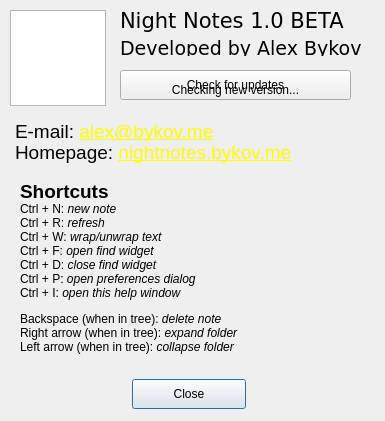
<?xml version="1.0" encoding="UTF-8"?>
<ui version="4.0">
 <class>NightAbout</class>
 <widget class="QDialog" name="NightAbout">
  <property name="geometry">
   <rect>
    <x>0</x>
    <y>0</y>
    <width>385</width>
    <height>421</height>
   </rect>
  </property>
  <property name="windowTitle">
   <string>Night Notes</string>
  </property>
  <property name="windowIcon">
   <iconset resource="NightNoteRes.qrc">
    <normaloff>:/images/icon256.png</normaloff>:/images/icon256.png</iconset>
  </property>
  <widget class="QLabel" name="labelProgramVersion">
   <property name="geometry">
    <rect>
     <x>120</x>
     <y>0</y>
     <width>261</width>
     <height>41</height>
    </rect>
   </property>
   <property name="font">
    <font>
     <family>Verdana</family>
     <pointsize>16</pointsize>
     <weight>50</weight>
     <bold>false</bold>
     <stylestrategy>PreferAntialias</stylestrategy>
    </font>
   </property>
   <property name="text">
    <string>Night Notes 1.0 BETA</string>
   </property>
  </widget>
  <widget class="QLabel" name="labelDevelopedBy">
   <property name="geometry">
    <rect>
     <x>120</x>
     <y>40</y>
     <width>251</width>
     <height>16</height>
    </rect>
   </property>
   <property name="font">
    <font>
     <family>Verdana</family>
     <pointsize>14</pointsize>
     <stylestrategy>PreferAntialias</stylestrategy>
    </font>
   </property>
   <property name="text">
    <string>Developed by Alex Bykov</string>
   </property>
  </widget>
  <widget class="QLabel" name="labelMail">
   <property name="geometry">
    <rect>
     <x>15</x>
     <y>120</y>
     <width>361</width>
     <height>21</height>
    </rect>
   </property>
   <property name="font">
    <font>
     <pointsize>14</pointsize>
    </font>
   </property>
   <property name="text">
    <string>E-mail: &lt;a href=&quot;alex@bykov.me&quot; style=&quot;color: yellow;&quot;&gt;alex@bykov.me&lt;/a&gt;</string>
   </property>
  </widget>
  <widget class="QGraphicsView" name="graphicsViewIcon">
   <property name="geometry">
    <rect>
     <x>10</x>
     <y>10</y>
     <width>96</width>
     <height>96</height>
    </rect>
   </property>
  </widget>
  <widget class="QLabel" name="labelMailWeb">
   <property name="geometry">
    <rect>
     <x>15</x>
     <y>137</y>
     <width>361</width>
     <height>31</height>
    </rect>
   </property>
   <property name="font">
    <font>
     <pointsize>14</pointsize>
    </font>
   </property>
   <property name="text">
    <string>Homepage: &lt;a href=&quot;http://nightnotes.bykov.me&quot; style=&quot;color: yellow;&quot;&gt;nightnotes.bykov.me&lt;/a&gt;</string>
   </property>
  </widget>
  <widget class="QLabel" name="label">
   <property name="geometry">
    <rect>
     <x>20</x>
     <y>180</y>
     <width>351</width>
     <height>211</height>
    </rect>
   </property>
   <property name="text">
    <string>&lt;html&gt;&lt;head/&gt;&lt;body&gt;&lt;p&gt;&lt;span style=&quot; font-size:14pt; font-weight:600;&quot;&gt;Shortcuts&lt;/span&gt;&lt;span style=&quot; font-weight:600;&quot;&gt;&lt;br/&gt;&lt;/span&gt;Ctrl + N: &lt;span style=&quot; font-style:italic;&quot;&gt;new note&lt;/span&gt;&lt;br/&gt;Ctrl + R: &lt;span style=&quot; font-style:italic;&quot;&gt;refresh&lt;/span&gt;&lt;br/&gt;Ctrl + W:&lt;span style=&quot; font-style:italic;&quot;&gt; wrap/unwrap text&lt;/span&gt;&lt;br/&gt;Ctrl + F: &lt;span style=&quot; font-style:italic;&quot;&gt;open find widget&lt;/span&gt;&lt;br/&gt;Ctrl + D: &lt;span style=&quot; font-style:italic;&quot;&gt;close find widget&lt;/span&gt;&lt;br/&gt;Ctrl + P: &lt;span style=&quot; font-style:italic;&quot;&gt;open preferences dialog&lt;/span&gt;&lt;br/&gt;Ctrl + I: &lt;span style=&quot; font-style:italic;&quot;&gt;open this help window&lt;/span&gt;&lt;/p&gt;&lt;p&gt;Backspace (when in tree): &lt;span style=&quot; font-style:italic;&quot;&gt;delete note&lt;/span&gt;&lt;br/&gt;Right arrow (when in tree): &lt;span style=&quot; font-style:italic;&quot;&gt;expand folder &lt;/span&gt;&lt;br/&gt;Left arrow (when in tree): &lt;span style=&quot; font-style:italic;&quot;&gt;collapse folder&lt;/span&gt;&lt;/p&gt;&lt;/body&gt;&lt;/html&gt;</string>
   </property>
   <property name="alignment">
    <set>Qt::AlignLeading|Qt::AlignLeft|Qt::AlignTop</set>
   </property>
  </widget>
  <widget class="QPushButton" name="pushButton">
   <property name="geometry">
    <rect>
     <x>132</x>
     <y>379</y>
     <width>114</width>
     <height>30</height>
    </rect>
   </property>
   <property name="text">
    <string>Close</string>
   </property>
   <property name="shortcut">
    <string>Return</string>
   </property>
   <property name="default">
    <bool>true</bool>
   </property>
  </widget>
  <widget class="QPushButton" name="pushButtonCheckUpdates">
   <property name="geometry">
    <rect>
     <x>120</x>
     <y>70</y>
     <width>231</width>
     <height>30</height>
    </rect>
   </property>
   <property name="text">
    <string>Check for updates</string>
   </property>
  </widget>
  <widget class="QLabel" name="labelLoad">
   <property name="geometry">
    <rect>
     <x>130</x>
     <y>80</y>
     <width>211</width>
     <height>20</height>
    </rect>
   </property>
   <property name="text">
    <string>Checking new version...</string>
   </property>
   <property name="alignment">
    <set>Qt::AlignCenter</set>
   </property>
  </widget>
  <zorder>labelProgramVersion</zorder>
  <zorder>labelDevelopedBy</zorder>
  <zorder>graphicsViewIcon</zorder>
  <zorder>labelMailWeb</zorder>
  <zorder>labelMail</zorder>
  <zorder>label</zorder>
  <zorder>pushButton</zorder>
  <zorder>pushButtonCheckUpdates</zorder>
  <zorder>labelLoad</zorder>
 </widget>
 <resources>
  <include location="NightNoteRes.qrc"/>
 </resources>
 <connections/>
</ui>
